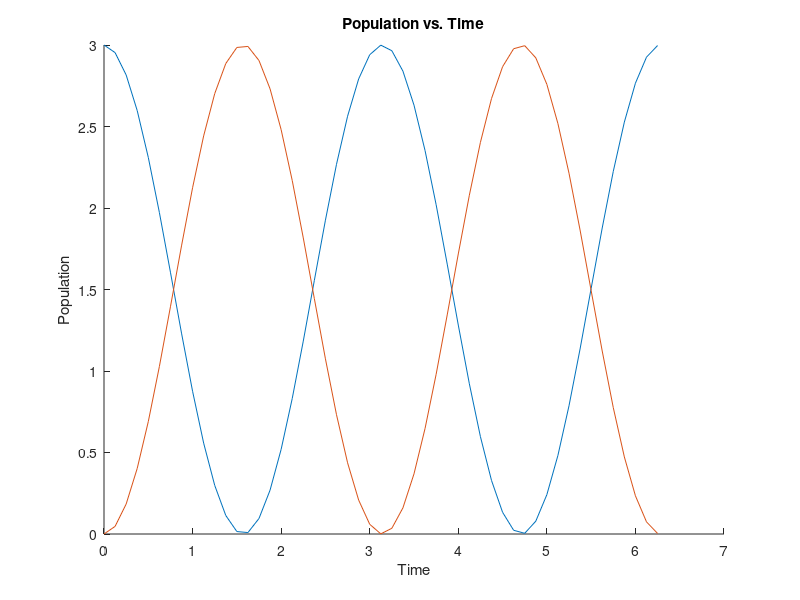

This chart was generated by the following MATLAB code:

% **********************************
% *                                *
% * June 25, 2023                  *
% * TED College                    *
% * Spin Boson Model               *
% * 1st Version                    *
% *                                *
% * Here I study the dynamics      *
% * of qubit-two level system      *
% *                                *
% **********************************

tic;
clc;
hold on

% **********************************
% Constants:

d_qubit = 2;
d_oscillator = 4;

T = 2 * pi ;          % Totoal Time, (2 * pi) for a complete rotation 
step = 1/8 ;          % Powers of 2 : 16, 32, 64, ...

% **********************************
% Variables:

% **************
% States:

psi_qubit = zeros(d_qubit, 1);
psi_qubit(1) = 1;

psi_oscillator = zeros(d_oscillator, 1);
psi_oscillator(4) = 1;

psi = kron(psi_qubit, psi_oscillator);
Rho = psi * psi';
% psi'

% **************
% Operators:

vec1 = sqrt(1: d_qubit - 1);
sigma = diag(vec1, +1);
I_qubit = eye(d_qubit);
% sigma'

vec2 = sqrt(1: d_oscillator - 1);
a = diag(vec2, +1);
I_oscillator = eye(d_oscillator);
% a'

% **********************************
% Correlation Matrix:

A = cell(1, 4);
C = cell(4, 4);

A{1, 1} = kron(I_qubit, I_oscillator);
A{1, 2} = kron(I_qubit, a);
A{1, 3} = kron(sigma, I_oscillator);
A{1, 4} = kron(sigma, a);

for i = 1:4
    for j = 1:4
        
        C{i, j} = A{1, i}' * A{1, j};
    end
end

% **********************************
% Initial value for C:

C_init = zeros(16, 1);

k = 0;
for i = 1:4
    for j = 1:4
        
        k = k+1;
        C_init(k) = trace(Rho * C{i,j});
    end
end

% **********************************
% Lindbladian:
 
W = [0, 0, 0, 0;
     0, 0, 1, 0;
     0, 1, 0, 0;
     0, 0, 0, 0];

L = 1i * (kron(W,eye(4)) - kron(eye(4), W.'));
% **********************************
% Main Body:

Time = 0: step: T;

% Stores the population of photon inside the oscillator
resultC_a = zeros(round((1/step) * T), 1);

% Stores the population of photon inside the qubit
resultC_sigma = zeros(round((1/step) * T), 1);

counter = 1;

for time = 0: step: T
    
    co = expm(L * time);
    result = co * C_init;
    
    % Populations: 
    resultC_a(counter, 1) = result(6, 1);     % a^dagger a
    resultC_sigma(counter, 1) = result(11, 1);    % sigma^dagger sigma
    
    disp('--------------------------');
    disp('I am here:');
    disp(time);
    
    counter = counter + 1;
end
% disp(resultC_a);
% disp(resultC_sigma);

% **********************************
% Plot:

plot(Time, real(resultC_a));
title('Population vs. Time');
xlabel("Time") ;
ylabel("Population") ;

plot(Time, real(resultC_sigma));
title('Population vs. Time');
xlabel("Time") ;
ylabel("Population") ;

% **********************************
% Code RunTime:

elapsed_Time = toc;
disp('Run Time (minute):');
disp(elapsed_Time / 60);
